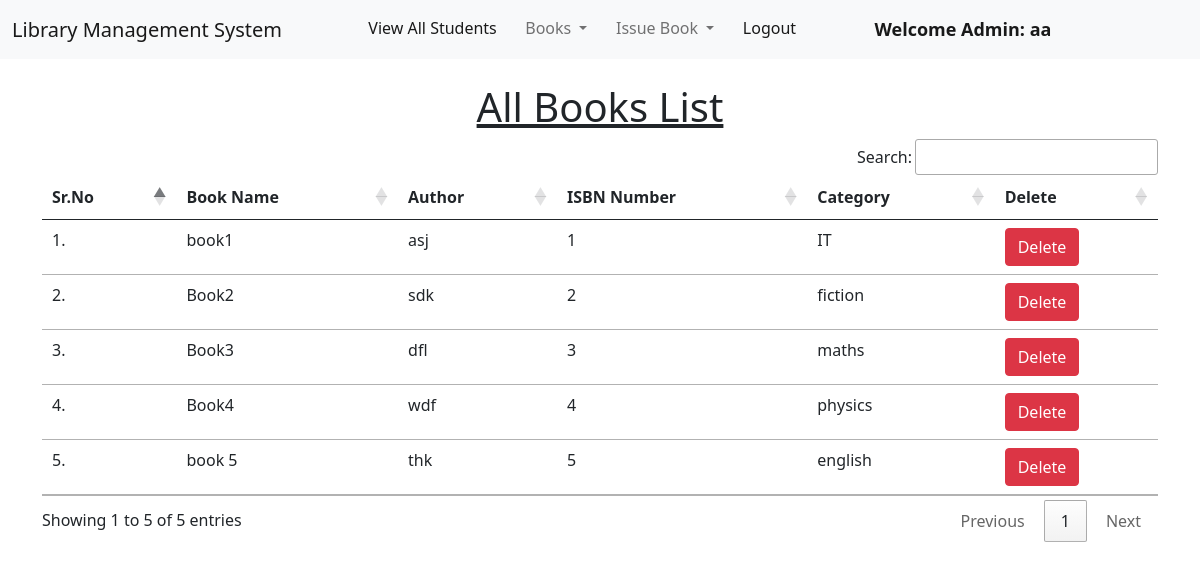
Screenshot of /view_books/ (signed in) with the database file from the repository.
### library/models.py (models this page shows, shortened)
class Book(models.Model):
    name = models.CharField(max_length=200)
    author = models.CharField(max_length=200)
    isbn = models.PositiveIntegerField()
    category = models.CharField(max_length=50)

### library/views.py (the view)
# urls.py: path("view_books/", views.view_books, name="view_books"),
def view_books(request):
    books = Book.objects.all()
    return render(request, "view_books.html", {'books':books})

### library/templates/view_books.html (shortened to what this page needs)
{% extends 'admin_navbar.html' %}
{% load static %}
{% block body %}
<div class="container mt-4">
    <h1 class="text-center"><u>All Books List</u></h1>
    <table class="table table-hover" id="example">
        <thead>
            <tr>
                <th>Sr.No</th>
                <th>Book Name</th>
                <th>Author</th>
                <th>ISBN Number</th>
                <th>Category</th>
                <th>Delete</th>
            </tr>
        </thead>
        <tbody>
            {% for book in books %}
            <tr>
                <td>{{forloop.counter}}.</td>
                <td>{{book.name}}</td>
                <td>{{book.author}}</td>
                <td>{{book.isbn}}</td>
                <td>{{book.category}}</td>
                <td><a href="/delete_book/{{book.id}}/" class="btn btn-danger" onclick="return confirm('Are you sure you want to delete this book?')">Delete</a></td>
            </tr>
            {% endfor %}
        </tbody>
    </table>
    </div>
{% endblock %}

### library/templates/admin_navbar.html (shortened to what this page needs)
<!doctype html>
<html lang="en">
  <head>
    <link href="https://cdn.jsdelivr.net/npm/bootstrap@5.1.0/dist/css/bootstrap.min.css" rel="stylesheet">
    <link rel="stylesheet" href="https://cdn.datatables.net/1.10.25/css/jquery.dataTables.min.css">
    <link rel="stylesheet" href="https://cdn.datatables.net/buttons/1.7.1/css/buttons.dataTables.min.css">
  </head>
  <body>
    <nav class="navbar navbar-expand-lg navbar-light bg-light">
        <div class="container-fluid">
          <a class="navbar-brand" href="#"> Library Management System</a>
          <div class="collapse navbar-collapse" id="navbarSupportedContent">
            <ul class="navbar-nav me-auto mb-2 mb-lg-0">
              <li class="nav-item">
                <a class="nav-link active" aria-current="page" href="/view_students/">View All Students</a>
              </li>
              <li class="nav-item dropdown">
                <a class="nav-link dropdown-toggle" href="#" id="navbarDropdown" role="button" data-bs-toggle="dropdown" aria-expanded="false">
                  Books
                </a>
              </li>
              <li class="nav-item dropdown">
                <a class="nav-link dropdown-toggle" href="#" id="navbarDropdown" role="button" data-bs-toggle="dropdown" aria-expanded="false">
                  Issue Book
                </a>
              </li>
              <li class="nav-item">
                <a class="nav-link active" aria-current="page" href="/logout/">Logout</a>
              </li>
              <li class="nav-item">
                <a style="font-weight:600; font-family:'Segoe UI', Tahoma, Geneva, Verdana, sans-serif; font-size: large;" class="nav-link active" href="#">Welcome Admin: {{request.user}}</a>
              </li>
            </ul>
          </div>
        </div>
      </nav>
      {% block body %}
      {% endblock %}
  </body>
</html>

### rows the page displays
Book: name "book1", author "asj", isbn "1", category "IT"
Book: name "Book2", author "sdk", isbn "2", category "fiction"
Book: name "Book3", author "dfl", isbn "3", category "maths"
Book: name "Book4", author "wdf", isbn "4", category "physics"
Book: name "book 5", author "thk", isbn "5", category "english"

### other values shown
{{ request.user }} "aa"
